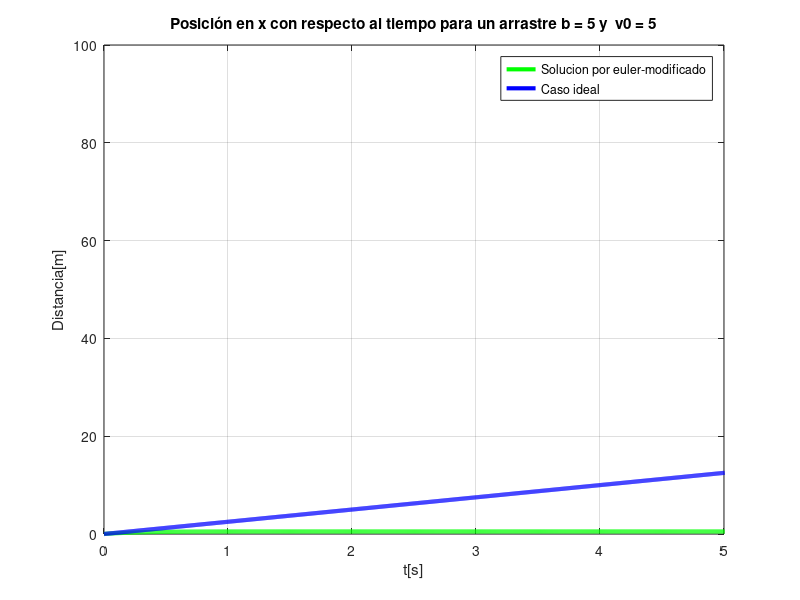
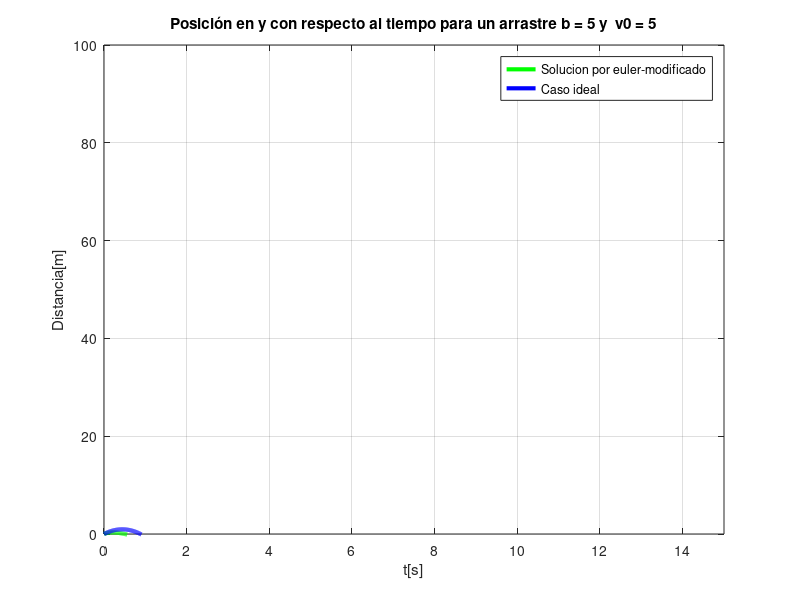
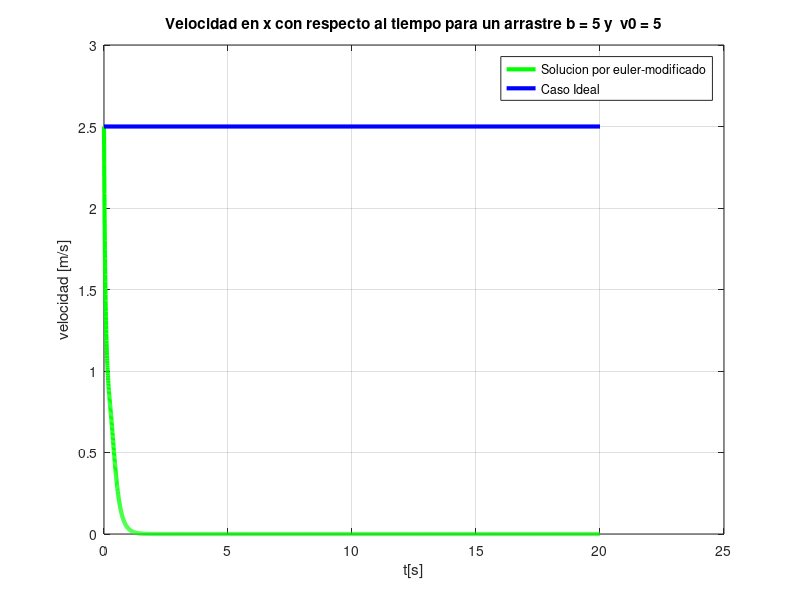
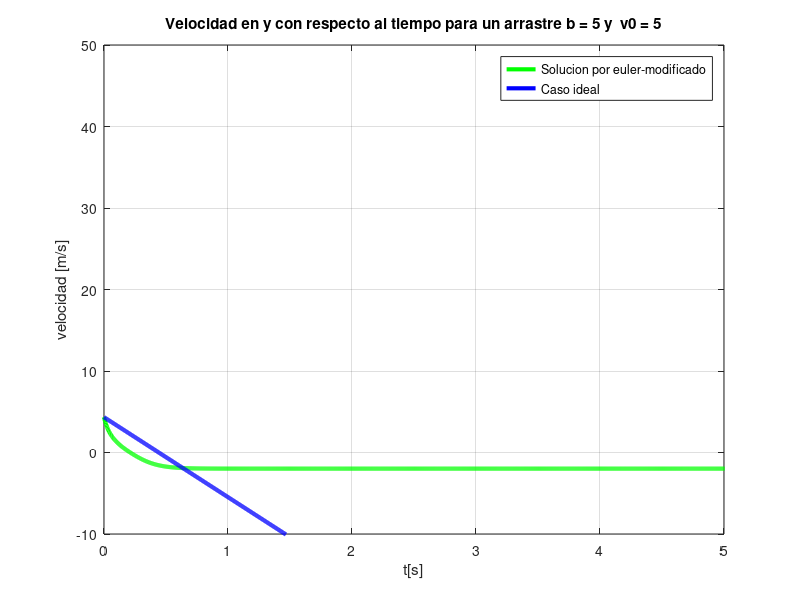

Write the MATLAB code that produced these figures, in order.
% Punto 2 Parcial 1 por euler-modificado
clear;clc;

%%%%%%%%%%%%%%%%%%%%% constantes del problema %%%%%%%%%%%%%%%%%%%%%%%%%%%%%%
g = 9.81; 
m = 2;
b = input('Ingrese el valor de la resistencia del aire: ');
tf = 20;
N = 5000;
dt = tf/N;
v0 = input('Escriba la velocidad inical de la particula: ');
theta = 60;
v0y = v0*sin(theta*pi/180);
v0x = v0*cos(theta*pi/180);
%%%%%%%%%%%%%%%%%%%%% Condiciones inicales %%%%%%%%%%%%%%%%%%%%%%%%%%%%%%%%
t(1) = 0;
x(1) = 0;
vx(1) = v0x;
y(1) = 0;
vy(1) = v0y;
%%%%%%%%%%%%%%%%%%% Caso Ideal %%%%%%%%%%%%%%%%%%%%%%%%%%%%%%%%%%%
ta = 0:dt:tf;

xa = v0x*ta;
ya = v0y*ta - (g*ta.^2)/2;
vya = v0y - g*ta;  
vxa =  v0x;
axa = 0;
aya= g;
%%%%%%%%%%% Funciones para realizar mas comodo el bucle %%%%%%%%%%%%%%%%%%%%

fx = @(t,x,y,vx,vy) vx;
fvx = @(t,x,y,vx,vy) - (b/m)*vx*sqrt(vx.^2 + vy.^2);
fy = @(t,x,y,vx,vy) vy;
fvy = @(t,x,y,vx,vy) - g - (b/m)*vy*sqrt(vx.^2 + vy.^2);

%%%%%%%%%%%%%%%%%% Bucle de Euler modificado %%%%%%%%%%%%%%%%%%%%%%%%%%%%%%%%

for n =1:N
t(n+1) = t(n) + dt; % incremento para t

% Definicion del nuevo punto base
xnew = x(n) + dt*fx(t(n),x(n),y(n),vx(n),vy(n));
ynew = y(n) + dt*fy(t(n),x(n),y(n),vx(n),vy(n));
vxnew = vx(n) + dt*fvx(t(n),x(n),y(n),vx(n),vy(n));
vynew = vy(n) + dt*fvy(t(n),x(n),y(n),vx(n),vy(n));

% Utilización del algoritmo euler modificado que toma un promedio
x(n+1) = x(n) + (dt/2)*(fx(t(n),x(n),y(n),vx(n),vy(n)) + fx(t(n+1),xnew,ynew,vxnew,vynew));
y(n+1) = y(n) + (dt/2)*(fy(t(n),x(n),y(n),vx(n),vy(n)) + fy(t(n+1),xnew,ynew,vxnew,vynew));
vx(n+1) = vx(n) + (dt/2)*(fvx(t(n),x(n),y(n),vx(n),vy(n)) + fvx(t(n+1),xnew,ynew,vxnew,vynew));
vy(n+1) = vy(n) + (dt/2)*(fvy(t(n),x(n),y(n),vx(n),vy(n)) + fvy(t(n+1),xnew,ynew,vxnew,vynew));

% Se encuentran las aceleraciones

ax(n+1) = (vx(n+1)-vx(n))/dt;
ay(n+1) = (vy(n+1)-vy(n))/dt;
endfor
%%%%%%%%%%%%%%%%%%%%%%%%%% Graficas %%%%%%%%%%%%%%%%%%%%%%%%%%%%%%%%%%%%%%%%

% Grafica de x vs t 
figure(1);clf;
plot(t, x,'g-','lineWidth', 3, ta, xa,'b-','lineWidth', 3);grid on;
caption = sprintf('Posición en x con respecto al tiempo para un arrastre b = %d y  v0 = %d', b, v0);
title(caption);
xlabel('t[s]');
ylabel('Distancia[m]');
legend('Solucion por euler-modificado', 'Caso ideal'); 
axis([0 5 0 100])
saveas (1, "Euler_xt.png");

% Grafica de y vs t
figure(2);clf;
plot(t, y,'g-','lineWidth', 3, ta, ya,'b-','lineWidth', 3);grid on;
caption1 = sprintf('Posición en y con respecto al tiempo para un arrastre b = %d y  v0 = %d', b, v0);
title(caption1);
xlabel('t[s]');
ylabel('Distancia[m]');
legend('Solucion por euler-modificado', 'Caso ideal'); 
axis([0 15 0 100])
saveas (2, "Euler_yt.png");

% Grafica de vx vs t
figure(3);clf;
plot(t, vx,'g-','lineWidth', 3);grid on;hold on;
line ([0 20], [vxa vxa], "linestyle", "-", "color", "b",'lineWidth', 3);
caption2 = sprintf('Velocidad en x con respecto al tiempo para un arrastre b = %d y  v0 = %d', b, v0);
title(caption2);
xlabel('t[s]');
ylabel('velocidad [m/s]');
legend('Solucion por euler-modificado', 'Caso Ideal'); 
saveas (3, "Euler_vxt.png");

% Grafica de vy vs t
figure(4);clf;
plot(t, vy,'g-','lineWidth', 3, ta, vya,'b-','lineWidth', 3);grid on;
caption3 = sprintf('Velocidad en y con respecto al tiempo para un arrastre b = %d y  v0 = %d', b, v0);
title(caption3);
xlabel('t[s]');
ylabel('velocidad [m/s]');
legend('Solucion por euler-modificado', 'Caso ideal'); 
axis([0 5 -10 50])
saveas (4, "Euler_vyt.png");

% Grafica de la trayectoria x y
figure(5);clf;
plot(x, y,'g-','lineWidth', 3, xa, ya,'b-','lineWidth', 3);grid on;
caption4 = sprintf('Trayectoria para un arrastre b = %d y  v0 = %d', b, v0);
title(caption4);
xlabel('x[m]');
ylabel('y[m]');
legend('Solucion por euler-modificado', 'Caso ideal'); 
axis([0 180 0 200])
saveas (5, "Euler_xy.png");

% Grafica de la aceleración en x
figure(6);clf;
plot(t, ax,'g-','lineWidth', 2);grid on;hold on;
line ([0 20], [axa axa], "linestyle", "-", "color", "b",'lineWidth', 3);
caption5 = sprintf('aceleraciones en x para un arrastre b = %d y  v0 = %d', b, v0);
title(caption5);
xlabel('t[s]');
ylabel('aceleración [m/s²]');
legend('Solución por euler-modificado', 'Caso ideal'); 
saveas (6, "Euler_axt.png");

% Grafica de la aceleración en y
figure(7);clf;
plot(t, ay,'g-','lineWidth', 2);grid on;hold on;
line ([0 20], [aya aya], "linestyle", "-", "color", "b",'lineWidth', 3);
caption6 = sprintf('aceleraciones en y para un arrastre b = %d y  v0 = %d', b, v0);
title(caption6);
xlabel('t[s]');
ylabel('aceleración [m/s²]');
legend('Solución por euler-modificado', 'Caso ideal'); 
saveas (7, "Euler_ayt.png");






